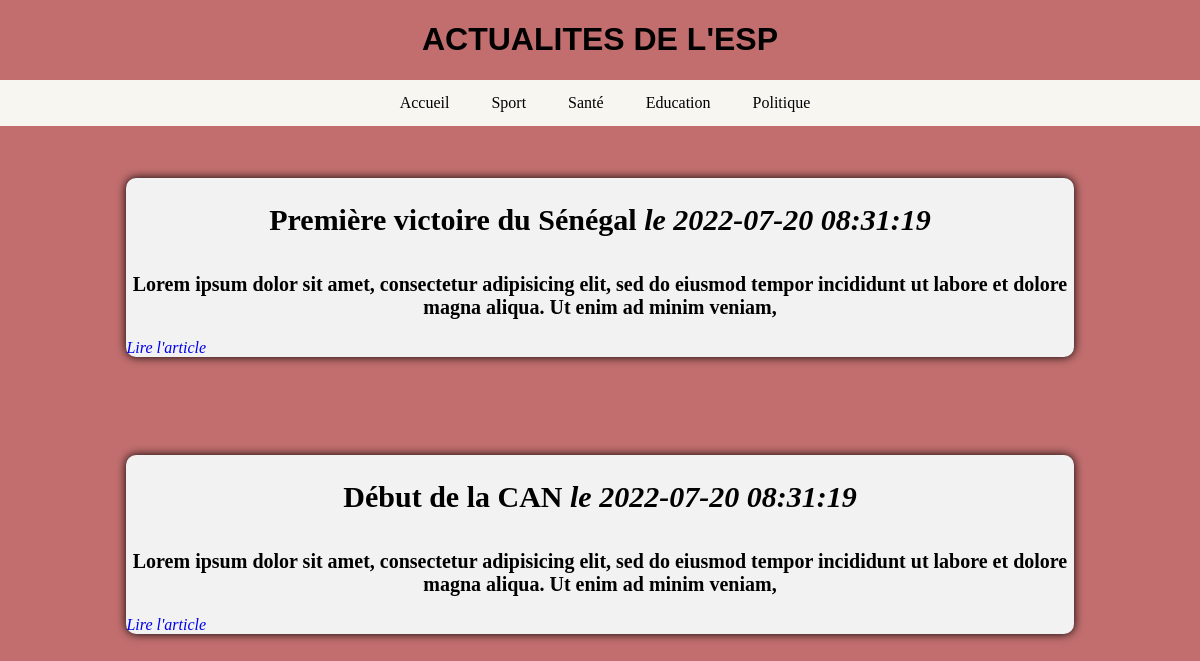
The page /index.php?cat=1 on the database its author committed.
### tables this page shows
CREATE TABLE categorie(
	id int primary key auto_increment,
	libelle varchar(20)
);

CREATE TABLE article(
	id int primary key auto_increment,
	titre varchar(255),
	contenu text,
	dateCreation datetime DEFAULT NOW(),
	dateModification datetime DEFAULT NOW(),
	categorie int
);

### Controller/CategorieController.php (called while the page is built)
<?php
    require_once('Model/Article.php');
    function categorie(int $id) {
        $cat=$_GET["cat"];
        $categories=getCategories();
        $categorie = getCategorie($id);
        $articles = getArticles($cat);
        require('View/home.php');
    }
?>

### Model/Article.php (called while the page is built, shortened)
<?php
function dbConnect()
{
	try {
		$database = new PDO('mysql:host=localhost;dbname=miabd_news;charset=utf8', 'root', '');
		return $database;
	} catch (Exception $e) {
		die('Erreur : ' . $e->getMessage());
	}
}
function getArticles($cat = "")
{
	$database = dbConnect();
	if (strlen($cat) > 0) {
		$statement = $database->query(
			"SELECT * FROM article where categorie=$cat  ORDER BY dateModification DESC"
		);
	} else {
		$statement = $database->query(
			"SELECT * FROM article  ORDER BY dateModification DESC"
		);
	}
	$articles = [];
	while (($row = $statement->fetch())) {
		$article = [
			'id' => $row['id'],
			'titre' => $row['titre'],
			'dateCreation' => $row['dateCreation'],
			'dateModification' => $row['dateModification'],
			'contenu' => $row['contenu'],
			'categorie' => $row['categorie'],
		];
		$articles[] = $article;
	}
	return $articles;
}
function getCategories()
{
	$database = dbConnect();
	$statement = $database->query(
		"SELECT * FROM categorie"
	);
	$categories = [];
	while (($row = $statement->fetch())) {
		$categorie = [
			'id' => $row['id'],
			'libelle' => $row['libelle'],
		];
		$categories[] = $categorie;
	}
	return $categories;
}
function getCategorie($id)
{
	$database = dbConnect();
	$statement = $database->query(
		"SELECT * FROM article where categorie= $id ORDER BY dateModification DESC"
	);
}

### View/home.php (the view, shortened to what this page needs)
<!DOCTYPE html>
<html>
<head>
    <link href="./View/style2.css" rel="stylesheet" />
</head>
<body>
    <h1>ACTUALITES DE L'ESP</h1>
    <div class="container">
        <div class="nav">
            <ul>
                <li><a href="index.php">Accueil</a></li>
                <?php
                foreach ($categories as $categorie) {
                ?>
                    <li><a href="index.php?cat=<?php echo htmlspecialchars($categorie['id']) ?>"><?php echo htmlspecialchars($categorie['libelle']) ?></a></li>
                <?php } ?>
            </ul>
        </div>
    </div>
    <?php
    if (isset($articles)) {
        foreach ($articles as $article) {
    ?>
            <div class="card-container">
                <div class="card">
                    <div class=" card-wrapper">
                        <div class="card-title">
                            <h2>
                                <?php echo htmlspecialchars($article['titre']); ?>
                                <em>le <?php echo $article['dateCreation']; ?></em>
                            </h2>
                        </div>
                        <div class="card-content">
                            <p><?php echo nl2br(htmlspecialchars(substr($article['contenu'], 0, 150))); ?></p>
                        </div>
                        <em><a href="index.php?id=<?= urlencode($article['id']) ?>">Lire l'article</a></em>
                    </div>
                </div>
            </div>
        <?php
        }
    }
    ?>
</body>
</html>

### View/style2.css (style rules this page uses)
body { background-color: #c26e6e; }
ul { list-style-type: none; margin: 0; padding: 0; }
.nav li { float: left; margin-left: 10px; }
.nav { display: flex; justify-content: center; }
.nav li a { display: flex; color: black; text-align: center; padding: 14px 16px; }
a { text-decoration: none; }
.container { position: absolute; text-align: center; color: white; background-color: #f7f6f1; width: 100%; left: 0; margin: 0 0 0 0; }
h1 { font-family: "Gill Sans", "Gill Sans MT", Calibri, "Trebuchet MS", sans-serif; text-align: center; }
.card-container { display: flex; align-items: center; gap: 14px; flex-direction: column; }
.card { width: 80%; background-color: #f2f2f2; border-radius: 10px; box-shadow: 0px 0px 10px #000000; margin-top: 98px; }
.card-title { background-color: #f2f2f2; border-radius: 10px 10px 0px 0px; height: 50px; width: 100%; text-align: center; font-size: 20px; font-weight: bold; color: #000000; }
.card-content { background-color: #f2f2f2; border-radius: 0px 0px 10px 10px; height: 100%; width: 100%; text-align: center; font-size: 20px; font-weight: bold; color: #000000; }

### rows shown on the page
categorie: libelle "Sport"
categorie: libelle "Santé"
categorie: libelle "Education"
categorie: libelle "Politique"
article: titre "Première victoire du Sénégal", dateCreation "2022-07-20 08:31:19", contenu "Lorem ipsum dolor sit amet, consectetur adipisicing elit, sed do eiusmod tempor incididunt ut labore et dolore magna aliqua. Ut enim ad minim veniam,"
article: titre "Début de la CAN", dateCreation "2022-07-20 08:31:19", contenu "Lorem ipsum dolor sit amet, consectetur adipisicing elit, sed do eiusmod tempor incididunt ut labore et dolore magna aliqua. Ut enim ad minim veniam,"
